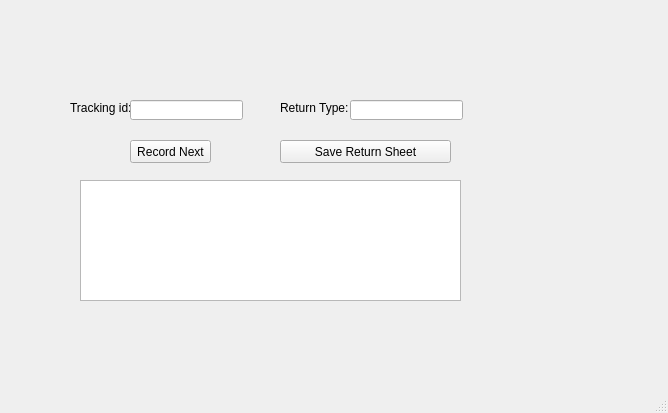
<?xml version="1.0" encoding="UTF-8"?>
<ui version="4.0">
 <class>MainWindow</class>
 <widget class="QMainWindow" name="MainWindow">
  <property name="geometry">
   <rect>
    <x>0</x>
    <y>0</y>
    <width>668</width>
    <height>413</height>
   </rect>
  </property>
  <property name="windowTitle">
   <string>MainWindow</string>
  </property>
  <widget class="QWidget" name="centralwidget">
   <widget class="QLabel" name="label">
    <property name="geometry">
     <rect>
      <x>70</x>
      <y>100</y>
      <width>71</width>
      <height>16</height>
     </rect>
    </property>
    <property name="text">
     <string>Tracking id:</string>
    </property>
   </widget>
   <widget class="QLineEdit" name="user_input">
    <property name="geometry">
     <rect>
      <x>130</x>
      <y>100</y>
      <width>113</width>
      <height>20</height>
     </rect>
    </property>
   </widget>
   <widget class="QLineEdit" name="return_type_input">
    <property name="geometry">
     <rect>
      <x>350</x>
      <y>100</y>
      <width>113</width>
      <height>20</height>
     </rect>
    </property>
   </widget>
   <widget class="QLabel" name="label_2">
    <property name="geometry">
     <rect>
      <x>280</x>
      <y>100</y>
      <width>71</width>
      <height>16</height>
     </rect>
    </property>
    <property name="text">
     <string>Return Type:</string>
    </property>
   </widget>
   <widget class="QPlainTextEdit" name="return_data_output">
    <property name="geometry">
     <rect>
      <x>80</x>
      <y>180</y>
      <width>381</width>
      <height>121</height>
     </rect>
    </property>
    <property name="plainText">
     <string/>
    </property>
   </widget>
   <widget class="QPushButton" name="record_button">
    <property name="geometry">
     <rect>
      <x>130</x>
      <y>140</y>
      <width>81</width>
      <height>23</height>
     </rect>
    </property>
    <property name="text">
     <string>Record Next</string>
    </property>
   </widget>
   <widget class="QPushButton" name="save_return_sheet_button">
    <property name="geometry">
     <rect>
      <x>280</x>
      <y>140</y>
      <width>171</width>
      <height>23</height>
     </rect>
    </property>
    <property name="text">
     <string>Save Return Sheet</string>
    </property>
   </widget>
  </widget>
  <widget class="QMenuBar" name="menubar">
   <property name="geometry">
    <rect>
     <x>0</x>
     <y>0</y>
     <width>668</width>
     <height>21</height>
    </rect>
   </property>
  </widget>
  <widget class="QStatusBar" name="statusbar"/>
 </widget>
 <resources/>
 <connections/>
</ui>
